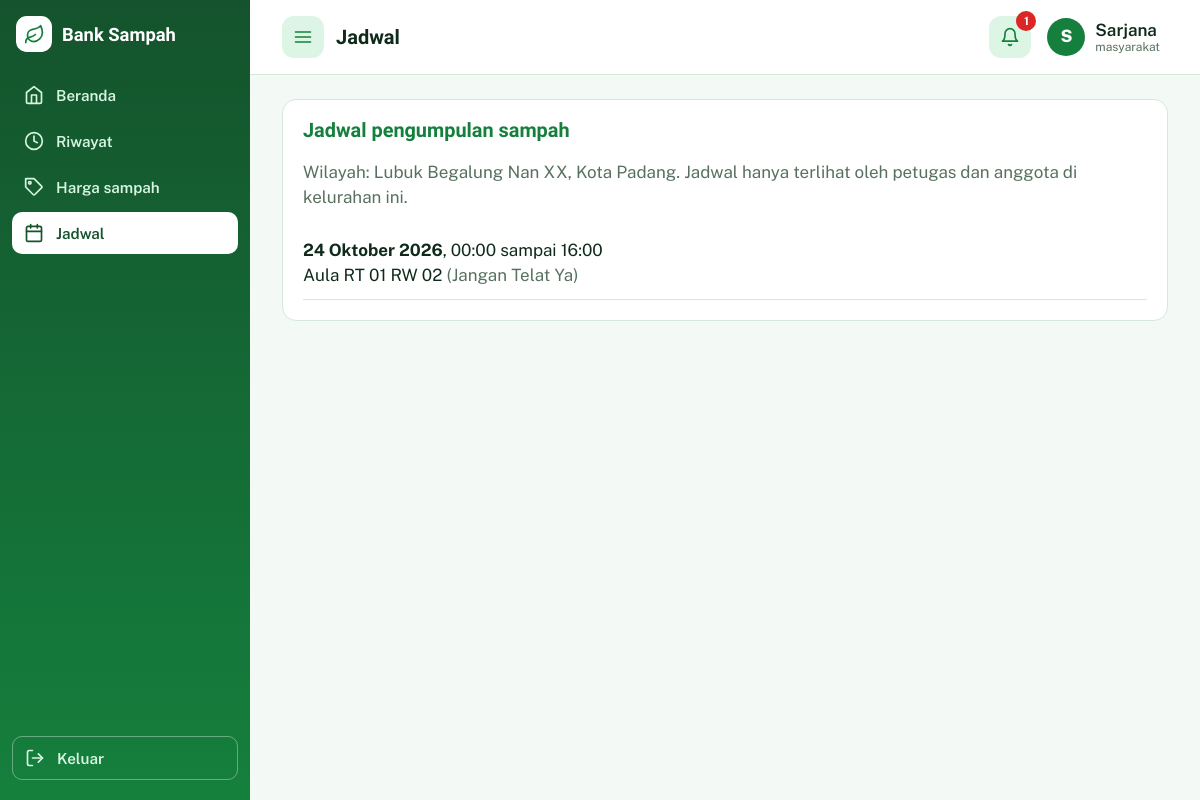
Screenshot of /jadwal.php (signed in) with the database file from the repository.
### tables this page shows
CREATE TABLE `users` (
  `id_user` int(11) NOT NULL,
  `username` varchar(50) NOT NULL,
  `password_hash` varchar(255) NOT NULL,
  `role` enum('masyarakat','petugas') NOT NULL DEFAULT 'masyarakat',
  `nama_lengkap` varchar(100) NOT NULL,
  `tempat_lahir` varchar(50) NOT NULL,
  `tanggal_lahir` date NOT NULL,
  `provinsi` varchar(50) NOT NULL,
  `kabupaten_kota` varchar(50) NOT NULL,
  `kecamatan` varchar(80) NOT NULL DEFAULT '',
  `kelurahan` varchar(50) NOT NULL,
  `detail_alamat` varchar(255) NOT NULL,
  `kode_pos` char(5) NOT NULL,
  `foto` varchar(255) DEFAULT NULL,
  `created_at` timestamp NOT NULL DEFAULT current_timestamp()
);

CREATE TABLE `jadwal_pengumpulan` (
  `id_jadwal` int(11) NOT NULL,
  `tanggal` date NOT NULL,
  `jam_mulai` time NOT NULL,
  `jam_selesai` time NOT NULL,
  `lokasi` varchar(150) NOT NULL,
  `keterangan` varchar(255) DEFAULT NULL,
  `id_petugas` int(11) NOT NULL,
  `provinsi` varchar(50) NOT NULL,
  `kabupaten_kota` varchar(50) NOT NULL,
  `kecamatan` varchar(80) NOT NULL DEFAULT '',
  `kelurahan` varchar(50) NOT NULL
);

### jadwal.php (the view, shortened to what this page needs)
<?php
require __DIR__ . '/inc/lib.php';
$u = need();
$wil = [$u['provinsi'], $u['kabupaten_kota'], $u['kelurahan']];
$s = $pdo->prepare('SELECT * FROM jadwal_pengumpulan WHERE provinsi=? AND kabupaten_kota=? AND kelurahan=? ORDER BY tanggal, jam_mulai');
$s->execute($wil);
$L = $s->fetchAll();
layout_top('Jadwal', 'jadwal', $u);
?>
<div class="card">
  <h3>Jadwal pengumpulan sampah</h3>
  <p class="mut">Wilayah: <?= e($u['kelurahan']) ?>, <?= e($u['kabupaten_kota']) ?>. Jadwal hanya terlihat oleh petugas dan anggota di kelurahan ini.</p>
  <?php foreach ($L as $j): ?>
    <div style="padding:10px 0;border-bottom:1px solid var(--line)">
      <b><?= e(tgl($j['tanggal'])) ?></b>, <?= e(substr($j['jam_mulai'], 0, 5)) ?> sampai <?= e(substr($j['jam_selesai'], 0, 5)) ?><br>
      <?= e($j['lokasi']) ?><?= $j['keterangan'] ? ' <span class="mut">(' . e($j['keterangan']) . ')</span>' : '' ?>
    </div>
  <?php endforeach; ?>
</div>
<?php endif;
layout_bottom();

### inc/lib.php (shortened to what this page needs)
<?php
$pdo = new PDO('mysql:host=' . DB_HOST . ';dbname=' . DB_NAME . ';charset=utf8mb4', DB_USER, DB_PASS, [
    PDO::ATTR_ERRMODE => PDO::ERRMODE_EXCEPTION,
    PDO::ATTR_DEFAULT_FETCH_MODE => PDO::FETCH_ASSOC,
    PDO::ATTR_EMULATE_PREPARES => false,
]);
function e($s): string { return htmlspecialchars((string)$s, ENT_QUOTES, 'UTF-8'); }
function tgl(string $d): string {
    $b = ['', 'Januari', 'Februari', 'Maret', 'April', 'Mei', 'Juni', 'Juli', 'Agustus', 'September', 'Oktober', 'November', 'Desember'];
    $t = strtotime($d);
    return date('j', $t) . ' ' . $b[(int)date('n', $t)] . ' ' . date('Y', $t);
}
function me(): ?array {
    global $pdo;
    static $u = false;
    if ($u === false) {
        $u = null;
        if (!empty($_SESSION['uid'])) {
            $s = $pdo->prepare('SELECT u.*, COALESCE(t.saldo,0) AS saldo FROM users u LEFT JOIN tabungan t ON t.id_user=u.id_user WHERE u.id_user=?');
            $s->execute([$_SESSION['uid']]);
            $u = $s->fetch() ?: null;
        }
    }
    return $u;
}
function need(?string $role = null): array {
    $u = me();
    return $u;
}
function ic(string $n, int $s = 20): string {
    return '<svg width="' . $s . '" height="' . $s . '" viewBox="0 0 24 24" fill="none" stroke="currentColor" stroke-width="2" stroke-linecap="round" stroke-linejoin="round" aria-hidden="true">' . (ICONS[$n] ?? '') . '</svg>';
}
function logo(int $s): string {
    return '<span class="logo" style="width:' . $s . 'px;height:' . $s . 'px">' . ic('leaf', (int)round($s * .58)) . '</span>';
}
function avatar(array $u): string {
    return '<span class="av">' . e(mb_strtoupper(mb_substr($u['nama_lengkap'], 0, 1))) . '</span>';
}
function layout_top(string $title, string $tab, array $u): void {
    global $pdo;
    $tabs = $u['role'] === 'petugas'
        ? [['setor', 'setor.php', 'Catat setoran', 'plus'], ['anggota', 'anggota.php', 'Anggota', 'users'], ['harga', 'harga.php', 'Jenis dan harga', 'tag'], ['jadwal', 'jadwal.php', 'Jadwal', 'calendar'], ['riwayat', 'riwayat.php', 'Riwayat', 'history']]
        : [['beranda', 'beranda.php', 'Beranda', 'home'], ['riwayat', 'riwayat.php', 'Riwayat', 'history'], ['harga', 'harga.php', 'Harga sampah', 'tag'], ['jadwal', 'jadwal.php', 'Jadwal', 'calendar']];
    $notif = []; $unread = 0;
    if ($u['role'] === 'masyarakat') {
        $c = $pdo->prepare('SELECT COUNT(*) FROM notifikasi WHERE id_user=? AND dibaca=0');
        $c->execute([$u['id_user']]);
        $unread = (int)$c->fetchColumn();
    }
    ?><!DOCTYPE html>
<html lang="id">
<head>
<link rel="stylesheet" href="assets/style.css">
</head>
<body>
<div class="shell" id="shell">
<aside class="side" aria-label="Menu utama">
  <div class="sb-top"><?= logo(36) ?><span>Bank Sampah</span></div>
  <nav class="sn">
  <?php foreach ($tabs as [$k, $href, $lb, $icon]): ?>
    <a class="snl<?= $tab === $k ? ' on' : '' ?>" href="<?= $href ?>"><?= ic($icon) ?><span><?= $lb ?></span></a>
  <?php endforeach; ?>
  </nav>
  <a class="sn-out snl" href="logout.php"><?= ic('logout') ?><span>Keluar</span></a>
</aside>
<div class="main">
  <div class="top">
    <button class="burger" id="burger" aria-label="Buka atau tutup menu"><?= ic('menu') ?></button>
    <h1><?= e($title) ?></h1>
    <?php if ($u['role'] === 'masyarakat'): ?>
    <div class="bw">
      <button class="bell" id="bell" aria-label="Notifikasi" aria-expanded="false"><?= ic('bell') ?><?php if ($unread): ?><span class="nb" id="nb"><?= $unread ?></span><?php endif; ?></button>
    </div>
    <?php endif; ?>
    <a class="who" href="profil.php" aria-label="Buka profil" style="text-decoration:none"><?= avatar($u) ?><span class="wn"><?= e($u['nama_lengkap']) ?><small><?= e($u['role']) ?></small></span></a>
  </div>
  <div class="content">
<?php
}
function layout_bottom(array $scripts = []): void { ?>
  </div>
</div>
</div>
</body>
</html>
<?php
}

### assets/style.css (style rules this page uses)
:root { box-sizing:border-box;padding-top:env(safe-area-inset-top,0px);padding-bottom:env(safe-area-inset-bottom,0px); --bg:#f3faf5;--sf:#fff;--ink:#0f2a1a;--mut:#58705f;--line:#d6e8dc;--pri:#15803d;--pri-ink:#fff;--coin:#15803d;--coin-ink:#fff;--bad:#b3261e;--soft:#dcf5e5;color-scheme:light }
html { scroll-padding-top:env(safe-area-inset-top,0px) }
*,*:before,*:after { box-sizing:border-box }
body { margin:0;background:var(--bg);color:var(--ink);font:16px/1.5 "Public Sans",system-ui,sans-serif }
h1,h2,h3 { font-family:"Bricolage Grotesque","Public Sans",sans-serif;margin:0 0 .5rem;line-height:1.15 }
nav { display:flex;gap:6px;overflow-x:auto;border-bottom:2px solid var(--line);margin-bottom:16px }
.card { background:var(--sf);border:1px solid var(--line);border-radius:14px;padding:16px;margin-bottom:14px }
.mut { color:var(--mut) }
body::before { content:"";position:fixed;inset:0 0 auto;height:env(safe-area-inset-top,0px);background:var(--sf);z-index:30 }
.logo { display:inline-grid;place-items:center;border-radius:30%;background:#fff;color:#15803d;flex-shrink:0 }
.shell { display:flex;min-height:calc(100vh - env(safe-area-inset-top,0px) - env(safe-area-inset-bottom,0px)) }
.side { width:250px;background:linear-gradient(180deg,#14532d,#15803d);color:#fff;display:flex;flex-direction:column;padding:16px 12px;flex-shrink:0;transition:margin .25s,transform .25s;position:sticky;top:env(safe-area-inset-top,0px);align-self:flex-start;height:calc(100vh - env(safe-area-inset-top,0px)) }
.sb-top { display:flex;align-items:center;gap:10px;font:800 1.15rem "Bricolage Grotesque",sans-serif;margin-bottom:22px;padding:0 4px }
.sn { flex-direction:column;border:0;margin:0;overflow:visible;gap:0 }
.sn button,.sn-out { display:flex;align-items:center;gap:12px;width:100%;background:none;border:0;color:#d7f5e1;padding:11px 12px;border-radius:10px;font:600 .95rem "Public Sans",sans-serif;cursor:pointer;text-align:left;margin:0 0 4px }
.sn-out { margin-top:auto;border:1px solid rgba(255,255,255,.35) }
.main { flex:1;min-width:0 }
.top { display:flex;align-items:center;gap:12px;padding:12px 20px;background:var(--sf);border-bottom:1px solid var(--line);position:sticky;top:env(safe-area-inset-top,0px);z-index:5 }
.top h1 { font-size:1.25rem;margin:0;flex:1 }
.burger { width:42px;height:42px;border-radius:12px;border:0;background:var(--soft);color:var(--pri);display:grid;place-items:center;cursor:pointer }
.who { display:flex;align-items:center;gap:10px }
.av { width:38px;height:38px;border-radius:50%;background:var(--pri);color:#fff;display:grid;place-items:center;font-weight:800 }
.wn { line-height:1.2;font-weight:600 }
.wn small { display:block;color:var(--mut);font-size:.75rem;font-weight:400 }
.content { padding:24px 32px;max-width:1360px;margin:0 auto }
.content h3 { color:var(--pri) }
.who { background:none;border:0;cursor:pointer;color:inherit;font:inherit;text-align:left;padding:4px 8px 4px 4px;border-radius:12px }
.av { overflow:hidden;flex-shrink:0 }
@media (min-width:1000px) { body { font-size:17px } }
@media (min-width:1000px) { .top { padding:14px 32px } }
@media (min-width:1000px) { .card { padding:20px } }
.bw { position:relative }
.bell { position:relative;width:42px;height:42px;border-radius:12px;border:0;background:var(--soft);color:var(--pri);display:grid;place-items:center;cursor:pointer }
.nb { position:absolute;top:-5px;right:-5px;min-width:20px;height:20px;border-radius:10px;background:#dc2626;color:#fff;font:700 .72rem "Public Sans",sans-serif;display:grid;place-items:center;padding:0 5px }
html { scroll-behavior:smooth }
.sn .snl { display:flex;align-items:center;gap:12px;color:#d7f5e1;padding:11px 12px;border-radius:10px;font:600 .95rem "Public Sans",sans-serif;text-decoration:none;margin:0 0 4px }
.sn .snl.on { background:#fff;color:#14532d }
.sn-out { text-decoration:none }

### rows the page displays
users: nama_lengkap "S", nama_lengkap "Sarjana", role "masyarakat", kelurahan "Lubuk Begalung Nan XX", kabupaten_kota "Kota Padang"
jadwal_pengumpulan: tanggal "24 Oktober 2026", jam_mulai "00:00", jam_selesai "16:00", lokasi "Aula RT 01 RW 02", keterangan "Jangan Telat Ya"

### other values shown
$lb "Beranda"
$lb "Riwayat"
$lb "Harga sampah"
$lb "Jadwal"
$title "Jadwal"
$unread "1"
